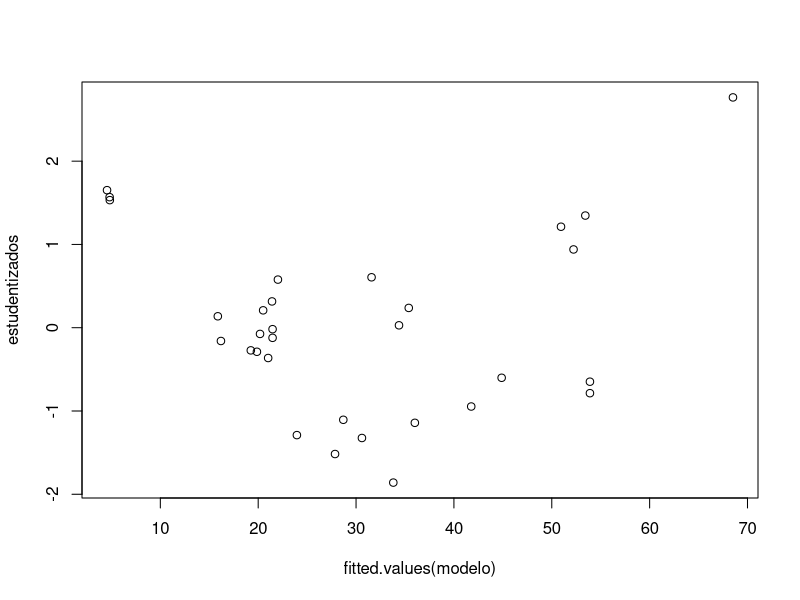
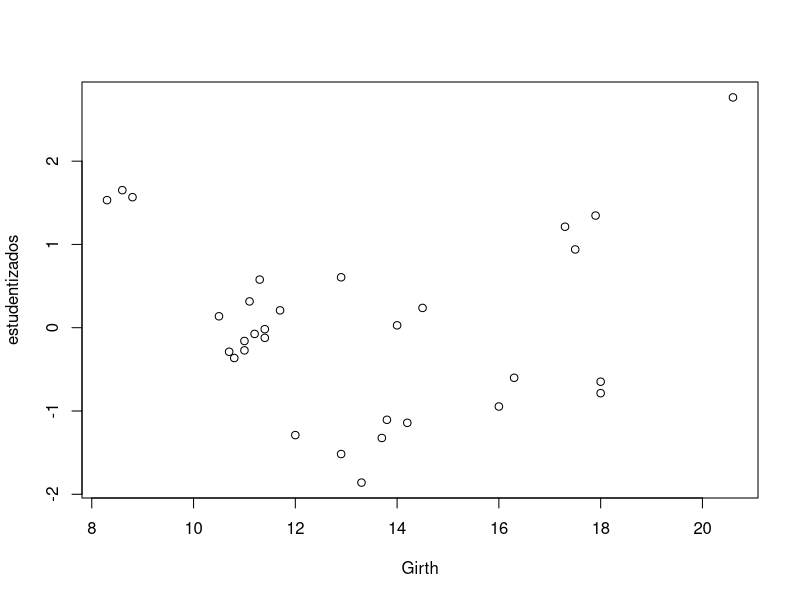
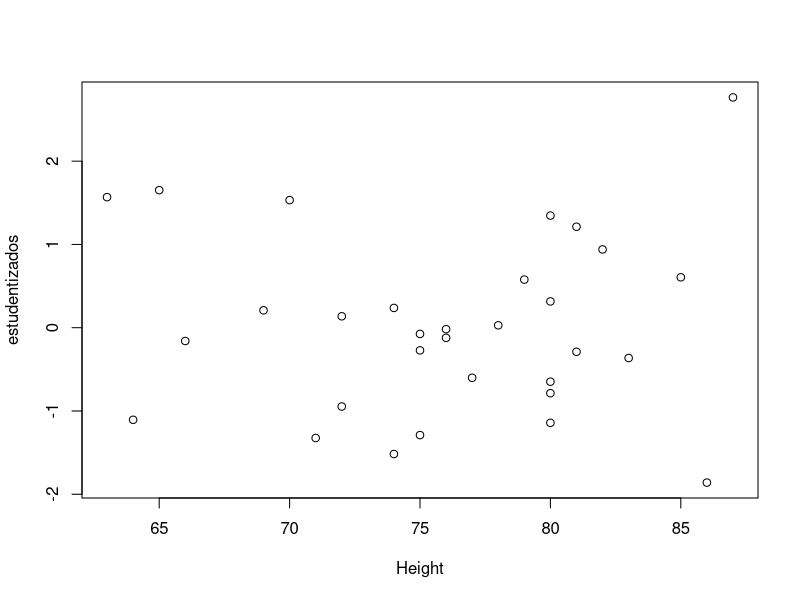
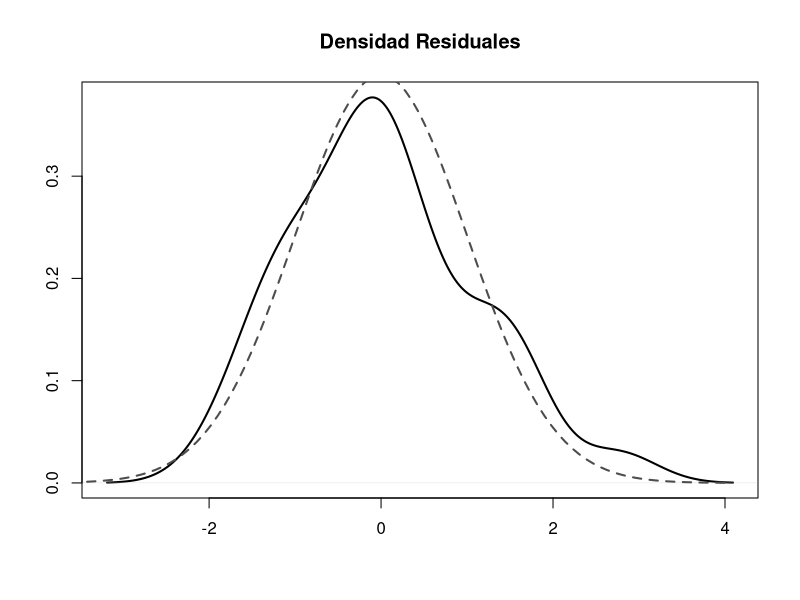
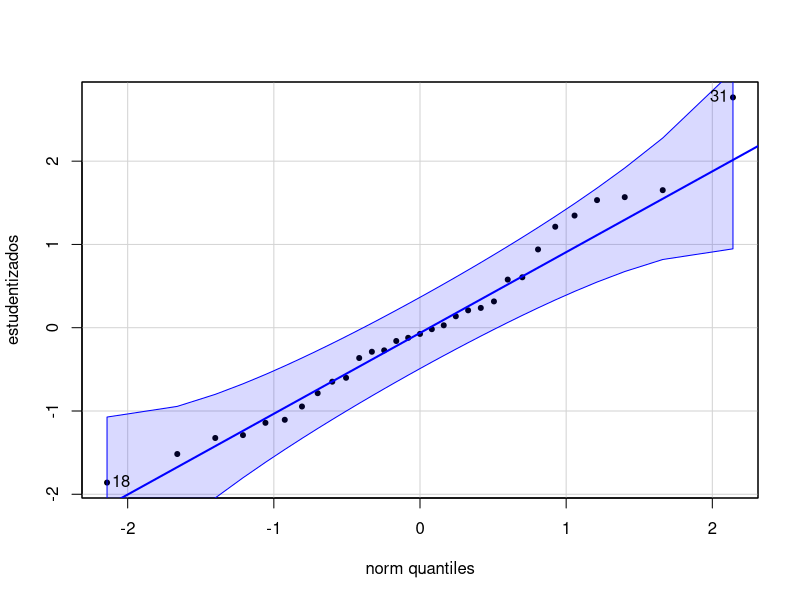
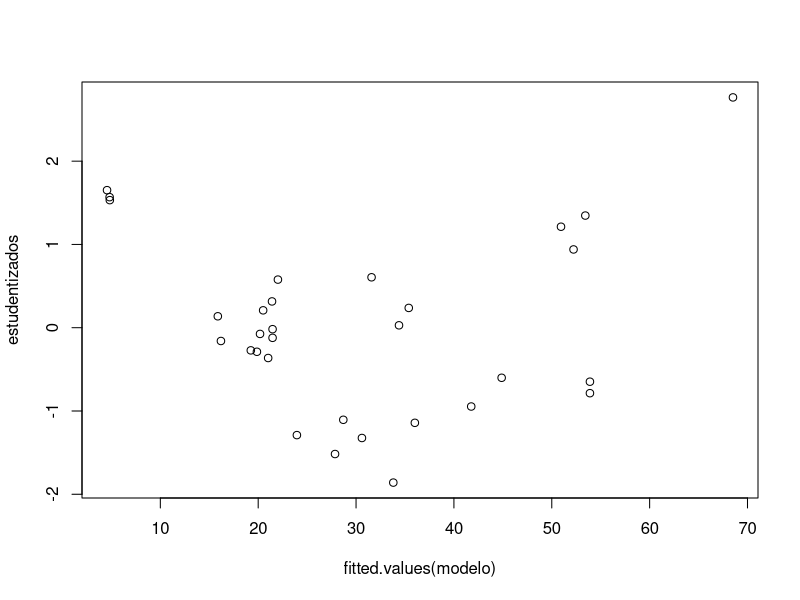
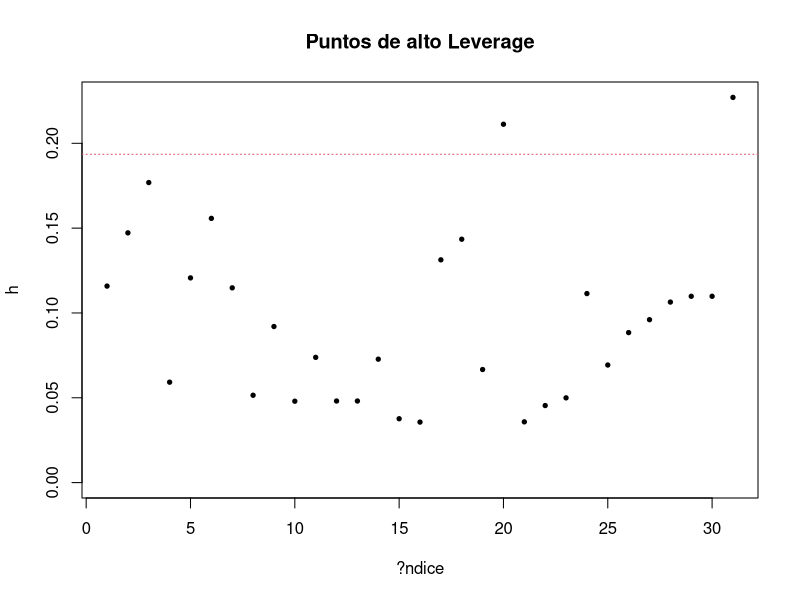
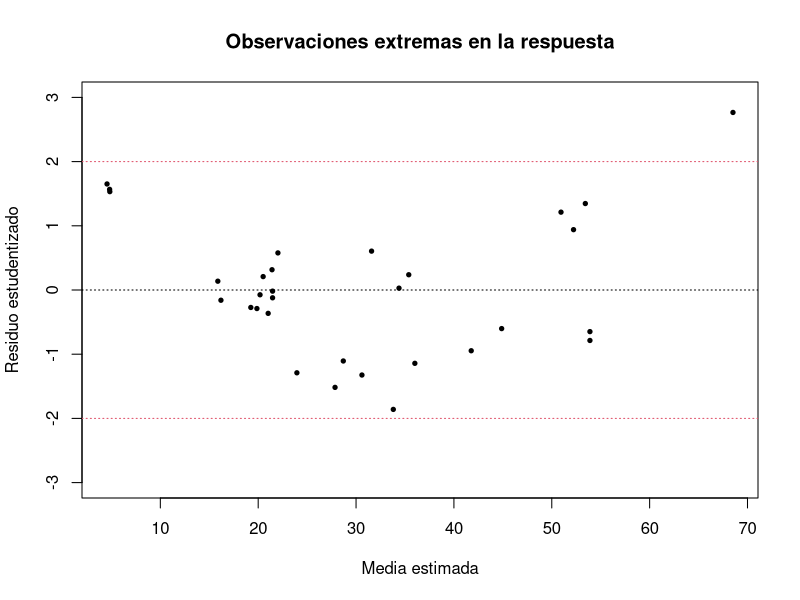

Source code (R) for these figures, in order:
library(MASS)
library(carData)
library(car)
data("trees")
?trees
attach(trees)

modelo <- lm(Volume~Girth+Height, data=trees)
summary(modelo)


### Residuales ordinarios 
trees$ordinarios=residuals(modelo)

### Residuales estandarizados (estudentizados internamente)
trees$estandarizados=rstandard(modelo)

### Residuales estudentizados (externamente)
trees$estudentizados=rstudent(modelo)

### Valores h
trees$h=hatvalues(modelo)

View(trees)
attach(trees)
k=2
n=31
umbral=2*(k+1)/n

# Graficos de residuales contra los valores estimados

plot(fitted.values(modelo),estudentizados)
plot(Girth,estudentizados)
plot(Height,estudentizados)

#Histograma
x<-seq(-4,4,length=100)
y<-dnorm(x)
plot(density(estudentizados),main="Densidad Residuales",xlab="",ylab="",lwd=2)
lines(x,y,lwd=2,col=gray.colors(1,start=0.3),lty=2)
leyenda<-c("Dens. Residuales","Dens. Normal Est?ndar")
legend(-3.8, 0.45, leyenda,col=c(1,gray.colors(1,start=0.3)),lty=c(1,2),lwd=3,bty="n")

#qqPlot
qqPlot(estudentizados,pch=20)

#Prueba de normalidad donde H0:Normalidad
shapiro.test(estudentizados)

#Homocedasticidad
## Prueba de Breusch-Pagan. H0:Homocedaticidad (Varianza constante)
library(lmtest)
bptest(modelo)

#Independencia
## Prueba de Durbin-Watson
dwtest(modelo)

plot(fitted.values(modelo),estudentizados)

## Diagn?stico de residuales

# Observaciones de alto leverage.

Leverage.normal <- function(objeto){
  y <- objeto$residuals + fitted(objeto)
  H <- lm.influence(objeto)$hat
  X <- model.matrix(objeto)
  maxy <- max(max(H),2*mean(H))
  plot(H, main="Puntos de alto Leverage", xlab="?ndice", ylim=c(0,maxy), ylab="h", cex=0.3, lwd=3)
  abline(2*mean(H),0,col=2,lty=3)
  alto.leverage=ifelse(H>2*mean(H),TRUE,FALSE)
  identificador=1:length(y)
  identificador[alto.leverage]
}
Leverage=Leverage.normal(modelo)
trees[Leverage,]

# Observaciones extremas en la respuesta
Residuos.normal <- function(objeto){
  y <- objeto$residuals + fitted(objeto)
  r <- rstudent(objeto)
  maxy <- max(max(r),3)
  miny <- min(min(r),-3)
  plot(fitted(objeto), r, main="Observaciones extremas en la respuesta", xlab="Media estimada", ylab="Residuo estudentizado", cex=0.3, lwd=3, ylim=c(miny,maxy))
  abline(2,0,col=2,lty=3)
  abline(0,0,lty=3)
  abline(-2,0,col=2,lty=3)
  extremo.respuesta=ifelse(abs(r)>2,TRUE,FALSE)
  identificador=1:length(y)
  identificador[extremo.respuesta]
}
Extremos=Residuos.normal(modelo)
trees[Extremos,]

# Observaciones influyentes
Influyentes.normal <- function(objeto){
  y <- objeto$residuals + fitted(objeto)
  n <- length(y)
  h <- lm.influence(objeto)$hat
  p <- ncol(model.matrix(objeto))
  s <- sqrt(deviance(objeto)/(n-p))
  ti <- objeto$residuals/(s*sqrt(1-h))
  DC <- (ti^2/p) * h/(1-h)
  maxy <- max(max(DC),3*mean(DC))
  plot(DC, main="Observaciones influyentes", xlab="?ndice", ylim=c(0,maxy), ylab="Distancia de Cook", cex=0.3, lwd=3)
  abline(3*mean(DC),0,col=2,lty=3)
  infl.glob=ifelse(DC>3*mean(DC),TRUE,FALSE)
  identificador=1:length(y)
  identificador[infl.glob]
}
Global=Influyentes.normal(modelo)
trees[Global,]

modelo_new=lm(Volume~Girth+Height, data=trees[-31,])
summary(modelo_new)
summary(modelo)
